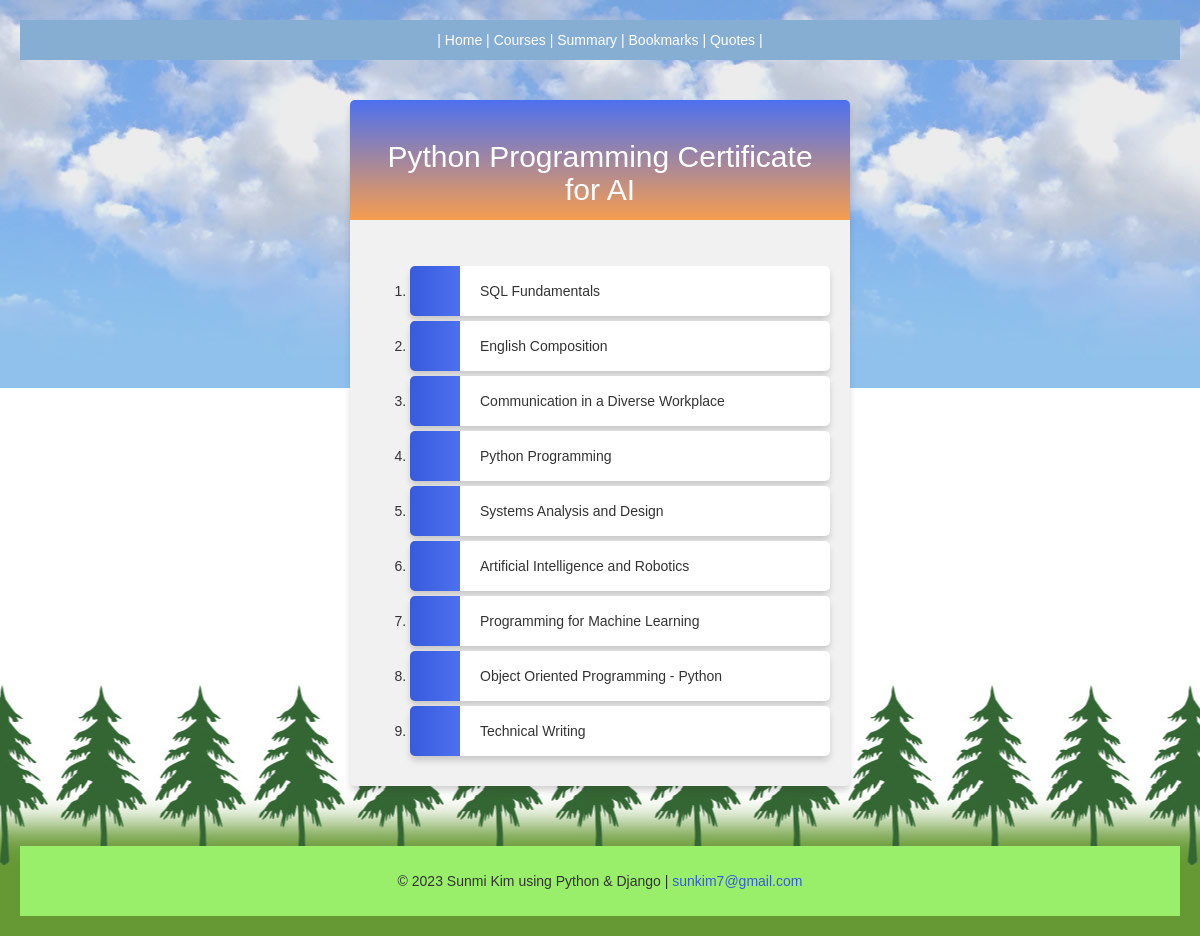
Page /courses/ on the committed database.
### courses/models.py (models this page shows, shortened)
class Course(models.Model):
    title = models.CharField(max_length=255)
    credit = models.IntegerField()
    grade = models.CharField(max_length=20)
    description = models.CharField(max_length=255, null=True)

### courses/views.py (the view)
# urls.py: path('', include('courses.urls')),
def courses(request):
    mycourses = Course.objects.all().values()
    template = loader.get_template('all_courses.html')
    context = {
        'mycourses': mycourses,
    }
    return HttpResponse(template.render(context, request))

### courses/templates/all_courses.html (shortened to what this page needs)
{% extends "master.html" %}
{% block content %}
  <div class="mycard">
    <h2>Python Programming Certificate for AI</h2>
    <ol>
      {% for x in mycourses %}
        <li onclick="window.location = 'details/{{ x.id }}'">{{ x.title }}</li>
      {% endfor %}
    </ol>
  </div>
{% endblock %}

### mystaticfiles/mystyles.css (style rules this page uses)
body { font-family: "verdana", "Arial", "Helvetica"; margin: 20px; background-image: url(images2/tree.jpg), url(images2/sky_bg.jpg); background-repeat: repeat-x, repeat-x; background-position: center bottom, center top; }
.mycard { background-color: #f1f1f1; background-image: linear-gradient(to bottom, #4D70EF, #f79d4f); background-size: 100% 120px; background-repeat: no-repeat; margin: 40px auto; width: 500px; border-radius: 5px; box-shadow: 0 5px 7px -1px rgba(51, 51, 51, 0.23); padding: 20px; }
.mycard h2 { text-align: center; color: #ffffff; margin:20px 0 60px 0; }
li { background-color: #ffffff; background-image: linear-gradient(to right, #375BDC, #4D70EF); background-size: 50px 60px; background-repeat: no-repeat; cursor: pointer; transition: transform .25s; border-radius: 5px; box-shadow: 0 5px 7px -1px rgba(51, 51, 51, 0.23); padding: 15px; padding-left: 70px; margin-top: 5px; }

### rows in the picture
Course: title "SQL Fundamentals"
Course: title "English Composition"
Course: title "Communication in a Diverse Workplace"
Course: title "Python Programming"
Course: title "Systems Analysis and Design"
Course: title "Artificial Intelligence and Robotics"
Course: title "Programming for Machine Learning"
Course: title "Object Oriented Programming - Python"
Course: title "Technical Writing"
